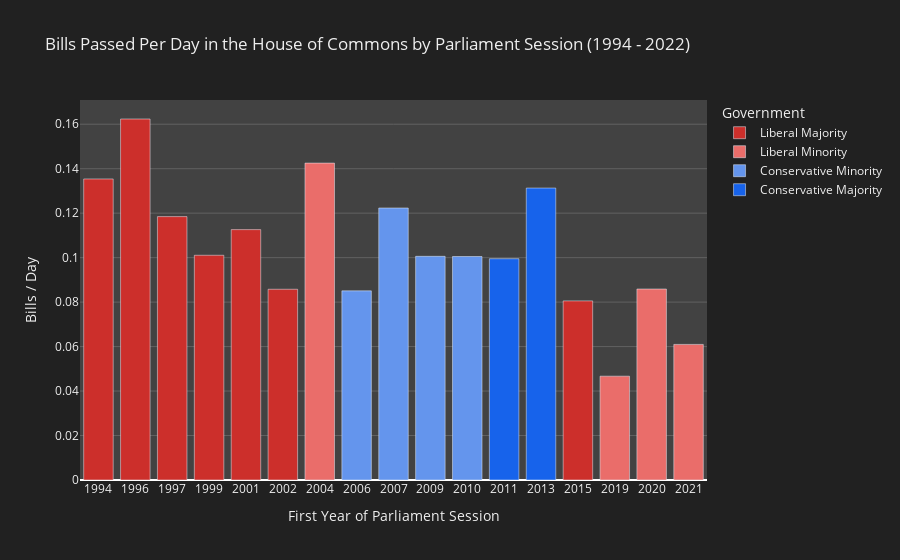

Notebook cell for this chart:
### Code cell
fig_1_2 = px.bar(
    plot_1, 
    x = "StartYear", 
    y = "BillsPerDay", 
    color="Government",
    color_discrete_map = color_map,
    title = "Bills Passed Per Day in the House of Commons by Parliament Session (1994 - 2022)",
    labels = {
        "StartYear": "First Year of Parliament Session",
        "BillsPerDay": "Bills / Day"
    }
)

fig_1_2.update_layout(
    xaxis={'categoryorder':'category ascending'}, 
    paper_bgcolor="#212121",
    plot_bgcolor = "#424242",
    font_color = "#EEEEEE"
)

fig_1_2.update_yaxes(gridcolor='#616161')

fig_1_2.show()

fig_1_2.write_html("../charts/html/plot-1-2.html")

### Figure 1 — Plotly figure (JSON) as saved in the notebook; plotly's stock layout.template omitted (floating-point values rounded to 4 significant figures)
{"data": [{"alignmentgroup": "True", "hovertemplate": "Government=Liberal Majority<br>First Year of Parliament Session=%{x}<br>Bills / Day=%{y}<extra></extra>", "legendgroup": "Liberal Majority", "marker": {"color": "#cc2f2b", "pattern": {"shape": ""}}, "name": "Liberal Majority", "offsetgroup": "Liberal Majority", "orientation": "v", "showlegend": true, "textposition": "auto", "type": "bar", "x": ["1994", "1996", "1997", "1999", "2001", "2002", "2015"], "xaxis": "x", "y": [0.1354, 0.1624, 0.1185, 0.1011, 0.1126, 0.08578, 0.08055], "yaxis": "y"}, {"alignmentgroup": "True", "hovertemplate": "Government=Liberal Minority<br>First Year of Parliament Session=%{x}<br>Bills / Day=%{y}<extra></extra>", "legendgroup": "Liberal Minority", "marker": {"color": "#EA6D6A", "pattern": {"shape": ""}}, "name": "Liberal Minority", "offsetgroup": "Liberal Minority", "orientation": "v", "showlegend": true, "textposition": "auto", "type": "bar", "x": ["2004", "2019", "2020", "2021"], "xaxis": "x", "y": [0.1425, 0.04669, 0.08589, 0.06098], "yaxis": "y"}, {"alignmentgroup": "True", "hovertemplate": "Government=Conservative Minority<br>First Year of Parliament Session=%{x}<br>Bills / Day=%{y}<extra></extra>", "legendgroup": "Conservative Minority", "marker": {"color": "#6495ED", "pattern": {"shape": ""}}, "name": "Conservative Minority", "offsetgroup": "Conservative Minority", "orientation": "v", "showlegend": true, "textposition": "auto", "type": "bar", "x": ["2006", "2007", "2009", "2010"], "xaxis": "x", "y": [0.08507, 0.1223, 0.1006, 0.1005], "yaxis": "y"}, {"alignmentgroup": "True", "hovertemplate": "Government=Conservative Majority<br>First Year of Parliament Session=%{x}<br>Bills / Day=%{y}<extra></extra>", "legendgroup": "Conservative Majority", "marker": {"color": "#1763eb", "pattern": {"shape": ""}}, "name": "Conservative Majority", "offsetgroup": "Conservative Majority", "orientation": "v", "showlegend": true, "textposition": "auto", "type": "bar", "x": ["2011", "2013"], "xaxis": "x", "y": [0.09952, 0.1313], "yaxis": "y"}], "layout": {"autosize": true, "barmode": "relative", "font": {"color": "#EEEEEE"}, "legend": {"title": {"text": "Government"}, "tracegroupgap": 0}, "paper_bgcolor": "#212121", "plot_bgcolor": "#424242", "title": {"text": "Bills Passed Per Day in the House of Commons by Parliament Session (1994 - 2022)"}, "xaxis": {"anchor": "y", "autorange": true, "categoryorder": "category ascending", "domain": [0, 1], "range": [-0.5, 16.5], "title": {"text": "First Year of Parliament Session"}, "type": "category"}, "yaxis": {"anchor": "x", "autorange": true, "domain": [0, 1], "gridcolor": "#616161", "range": [0, 0.1709], "title": {"text": "Bills / Day"}, "type": "linear"}}}
